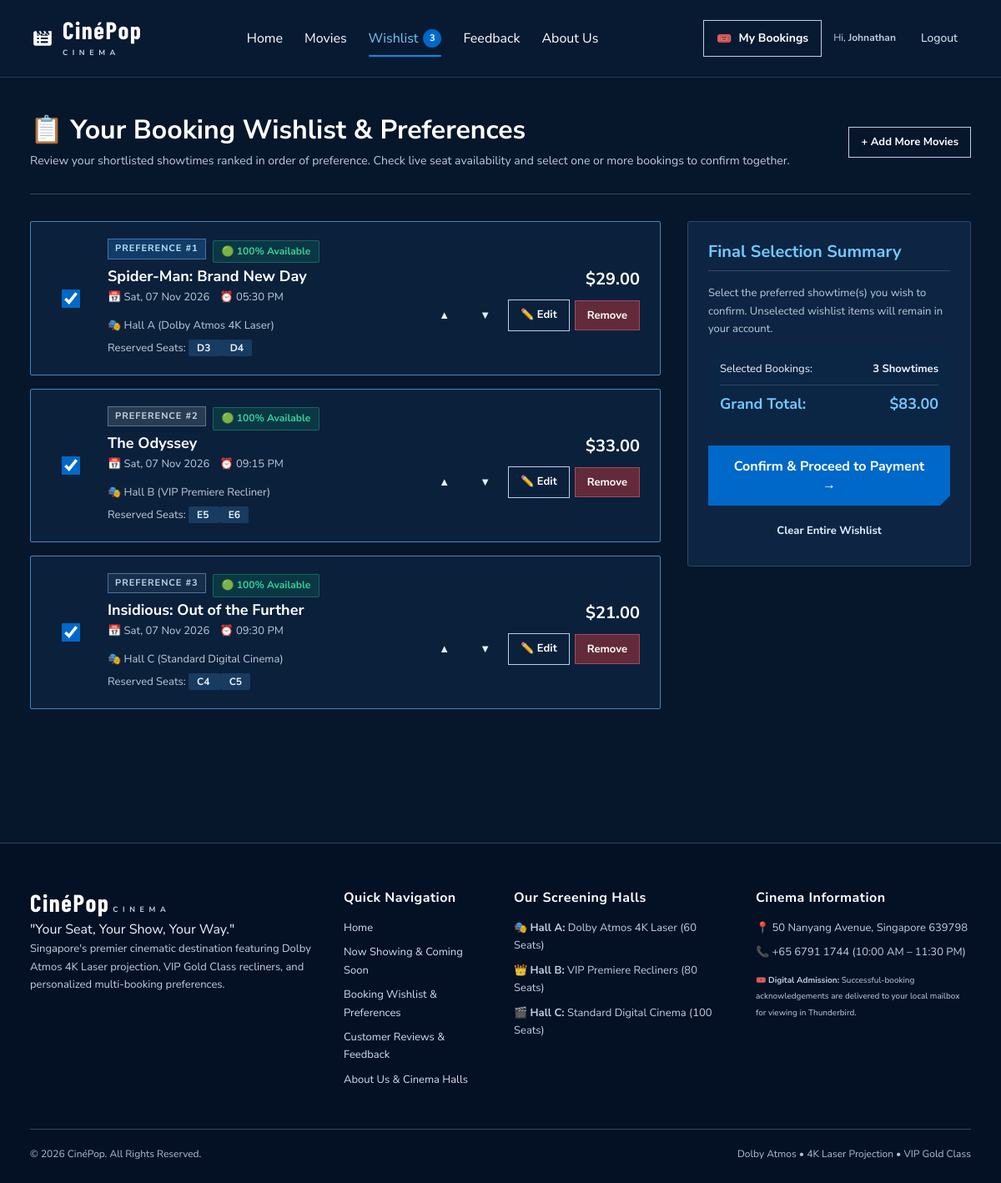
The page /wishlist.php (signed in) on the database as committed earlier.
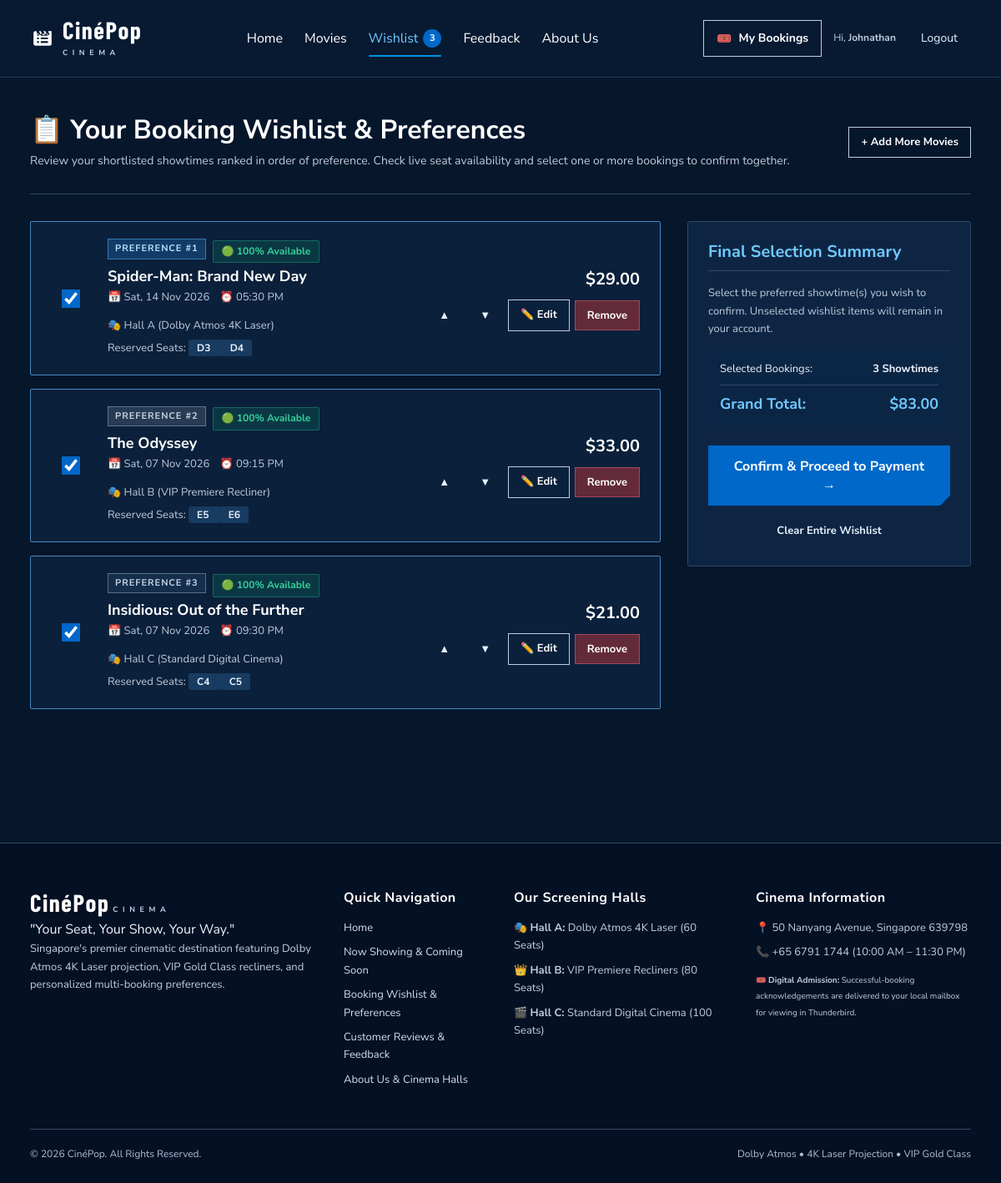
The same page on the database as committed later.
### tables this page shows
CREATE TABLE `booking_wishlist` (
  `wishlist_id` INT AUTO_INCREMENT PRIMARY KEY,
  `user_id` INT NOT NULL,
  `screening_id` INT NOT NULL,
  `selected_seats` VARCHAR(255) NOT NULL,  
  `preference_rank` INT NOT NULL DEFAULT 1,  
  `estimated_total` DECIMAL(8,2) NOT NULL,
  `added_at` DATETIME DEFAULT CURRENT_TIMESTAMP,
  CONSTRAINT `fk_wishlist_user` FOREIGN KEY (`user_id`) REFERENCES `users` (`user_id`) ON DELETE CASCADE,
  CONSTRAINT `fk_wishlist_screening` FOREIGN KEY (`screening_id`) REFERENCES `screenings` (`screening_id`) ON DELETE CASCADE
);

CREATE TABLE `screenings` (
  `screening_id` INT AUTO_INCREMENT PRIMARY KEY,
  `movie_id` INT NOT NULL,
  `hall_id` INT NOT NULL,
  `screening_date` DATE NOT NULL,
  `screening_time` TIME NOT NULL,
  CONSTRAINT `fk_screenings_movie` FOREIGN KEY (`movie_id`) REFERENCES `movies` (`movie_id`) ON DELETE CASCADE,
  CONSTRAINT `fk_screenings_hall` FOREIGN KEY (`hall_id`) REFERENCES `halls` (`hall_id`) ON DELETE CASCADE
);

CREATE TABLE `movies` (
  `movie_id` INT AUTO_INCREMENT PRIMARY KEY,
  `title` VARCHAR(150) NOT NULL,
  `synopsis` TEXT NOT NULL,
  `genre` VARCHAR(100) NOT NULL,
  `duration_minutes` INT NOT NULL,
  `rating` VARCHAR(10) NOT NULL,  
  `director` VARCHAR(100) NOT NULL,
  `cast` VARCHAR(255) NOT NULL,
  `poster_image` VARCHAR(255) NOT NULL,
  `backdrop_image` VARCHAR(255) DEFAULT '',
  `trailer_url` VARCHAR(255) DEFAULT '',
  `status` ENUM('now_showing', 'coming_soon') DEFAULT 'now_showing',
  `release_date` DATE NOT NULL,
  `created_at` DATETIME DEFAULT CURRENT_TIMESTAMP
);

CREATE TABLE `halls` (
  `hall_id` INT AUTO_INCREMENT PRIMARY KEY,
  `hall_name` VARCHAR(50) NOT NULL,
  `experience_type` VARCHAR(50) NOT NULL DEFAULT 'Dolby Atmos',
  `total_rows` INT NOT NULL,
  `seats_per_row` INT NOT NULL,
  `premium_row_start` INT NOT NULL,  
  `standard_price` DECIMAL(6,2) NOT NULL DEFAULT 10.50,
  `premium_price` DECIMAL(6,2) NOT NULL DEFAULT 14.50
);

### includes/auth.php (called while the page is built, shortened)
<?php
function getCurrentUserId() {
    return $_SESSION['user_id'] ?? null;
}
?>

### wishlist.php (the view, shortened to what the changed rows need)
<?php
require_once __DIR__ . '/includes/db_connect.php';
require_once __DIR__ . '/includes/auth.php';
$userId = getCurrentUserId();
$wSql = "
    SELECT w.wishlist_id, w.selected_seats, w.preference_rank, w.estimated_total, w.added_at,
           s.screening_id, s.screening_date, s.screening_time,
           m.movie_id, m.title AS movie_title, m.rating, m.poster_image,
           h.hall_name, h.experience_type
    FROM booking_wishlist w
    JOIN screenings s ON w.screening_id = s.screening_id
    JOIN movies m ON s.movie_id = m.movie_id
    JOIN halls h ON s.hall_id = h.hall_id
    WHERE w.user_id = ?
    ORDER BY w.preference_rank ASC, w.added_at DESC
";
$wStmt = $conn->prepare($wSql);
$wStmt->bind_param("i", $userId);
$wStmt->execute();
$wishlistItems = $wStmt->get_result();
require_once __DIR__ . '/includes/header.php';
?>
<div class="wishlist-hero">
    <div style="display: flex; justify-content: space-between; align-items: center; flex-wrap: wrap; gap: 16px;">
        <div>
            <h1 style="font-size: 32px; margin-bottom: 6px; color: var(--color-primary-light);">
                📋 Your Booking Wishlist & Preferences
            </h1>
        </div>
    </div>
</div>
<?php if ($wishlistItems->num_rows > 0): ?>
    <form method="POST" action="confirmation.php?mode=wishlist" id="wishlistConfirmForm"><?= csrfField() ?>
        <div class="booking-layout">
            <div class="wishlist-cards-list">
                <?php
                $itemIndex = 0;
                while ($item = $wishlistItems->fetch_assoc()):
                    $itemIndex++;
                    $wishlistId = (int)$item['wishlist_id'];
                    $screeningId = (int)$item['screening_id'];
                    $seatsArr = explode(',', $item['selected_seats']);
                    $takenSeats = [];
                    $hasStarted = strtotime($item['screening_date'].' '.$item['screening_time']) <= time();
                    $isFullyAvailable = !$hasStarted && (count($takenSeats) === 0);
                    $isPartiallyAvailable = (count($takenSeats) > 0 && count($takenSeats) < count($seatsArr));
                    $rankClass = ($item['preference_rank'] == 1) ? 'rank-1' : (($item['preference_rank'] == 2) ? 'rank-2' : 'rank-3');
                ?>
                    <div class="wishlist-card <?php echo $isFullyAvailable ? 'is-selected' : ''; ?>" id="card_<?php echo $wishlistId; ?>">
                        <div class="wishlist-checkbox-wrap">
                            <input type="checkbox"
                                   name="selected_wishlist_ids[]"
                                   value="<?php echo $wishlistId; ?>"
                                   class="wishlist-checkbox"
                                   data-price="<?php echo (float)$item['estimated_total']; ?>"
                                   data-available="<?php echo $isFullyAvailable ? '1' : '0'; ?>"
                                   <?php echo ($isFullyAvailable && $itemIndex === 1) ? 'checked' : ($isFullyAvailable ? 'checked' : 'disabled'); ?>>
                        </div>
                        <div>
                            <div style="display: flex; align-items: center; gap: 8px; margin-bottom: 4px;">
                                <span class="wishlist-rank-badge <?php echo $rankClass; ?>">
                                    Preference #<?php echo (int)$item['preference_rank']; ?>
                                </span>
                                <?php if ($isFullyAvailable): ?>
                                    <span class="status-badge status-badge--success">🟢 100% Available</span>
                                <?php elseif ($isPartiallyAvailable): ?>
                                    <span class="status-badge status-badge--warning">🟡 Partially Available (<?php echo implode(', ', $takenSeats); ?> booked)</span>
                                <?php else: ?>
                                    <span class="status-badge status-badge--danger"><?= $hasStarted ? 'Screening has started' : 'Unavailable (Seats taken)' ?></span>
                                <?php endif; ?>
                            </div>
                            <h3 class="wishlist-movie-title">
                                <?php echo htmlspecialchars($item['movie_title']); ?>
                            </h3>
                            <div class="wishlist-meta">
                                <span>📅 <?php echo date('D, d M Y', strtotime($item['screening_date'])); ?></span>
                                <span>⏰ <?php echo date('h:i A', strtotime($item['screening_time'])); ?></span>
                                <span>🎭 <?php echo htmlspecialchars($item['hall_name']); ?> (<?php echo htmlspecialchars($item['experience_type']); ?>)</span>
                            </div>
                            <div style="font-size: 13px; color: var(--color-text-muted);">
                                <span>Reserved Seats: </span>
                                <?php foreach ($seatsArr as $s): ?>
                                    <span class="pill-tag" style="background:#173b61; color:var(--color-primary-light); font-weight:bold;">
                                        <?php echo htmlspecialchars($s); ?>
                                    </span>
                                <?php endforeach; ?>
                            </div>
                        </div>
                        <div class="wishlist-actions">
                            <span class="wishlist-price">$<?php echo number_format($item['estimated_total'], 2); ?></span>
                            <div class="wishlist-btn-row">
                                <button type="submit" form="wishlistAction<?= $wishlistId ?>" name="action" value="move_up" class="btn btn--ghost btn--sm" title="Increase Preference Rank">▲</button>
                                <button type="submit" form="wishlistAction<?= $wishlistId ?>" name="action" value="move_down" class="btn btn--ghost btn--sm" title="Decrease Preference Rank">▼</button>
                                <a href="booking.php?screening_id=<?php echo $screeningId; ?>&wishlist_id=<?= $wishlistId ?>" class="btn btn--outline btn--sm" title="Modify Seats">✏️ Edit</a>
                                <button type="submit" form="wishlistAction<?= $wishlistId ?>" name="action" value="remove" class="btn btn--danger btn--sm" title="Remove">Remove</button>
                            </div>
                        </div>
                    </div>
                <?php endwhile; ?>
            </div>
        </div>
    </form>
<?php endif; ?>
<?php
require_once __DIR__ . '/includes/footer.php';
?>

Rows that differ between the two databases and show on the page:
changed through a linked row, booking_wishlist "Spider-Man: Brand New Day": screening.screening_date "Sat, 07 Nov 2026" → "Sat, 14 Nov 2026"
